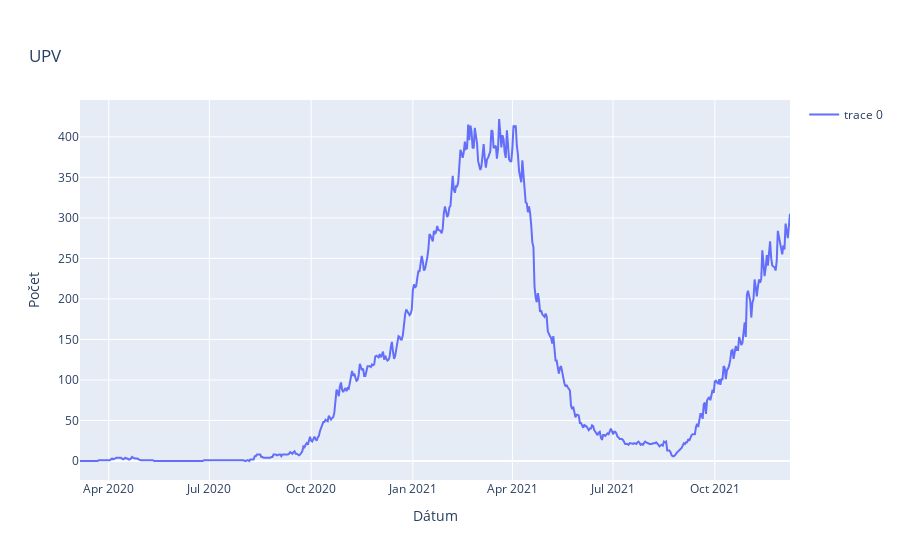

The code cell stored with this chart in its notebook:
### Code cell
dates = [datetime.strptime(d,"%Y-%m-%d").date() for d in df['Date']]
upv = np.array(df["Sum"])

fig = go.Figure([
    go.Scatter(x=df['Date'], y=df['Sum'])
])

fig.update_layout(
   title = {
      'text': 'UPV',
      'xanchor': 'center',
      'yanchor': 'top'
   },
   xaxis_title = 'Dátum',
   yaxis_title = 'Počet',
   showlegend = True)

fig.show()

### Figure 1 — Plotly figure (JSON) as saved in the notebook; plotly's stock layout.template omitted (floating-point values rounded to 4 significant figures; data arrays with more than 128 entries replaced by an {"elided": "..."} marker saying what was removed)
{"data": [{"type": "scatter", "x": {"elided": "643 str values"}, "y": {"elided": "643 int values"}}], "layout": {"autosize": true, "showlegend": true, "title": {"text": "UPV", "xanchor": "center", "yanchor": "top"}, "xaxis": {"autorange": true, "range": ["2020-03-06", "2021-12-08"], "title": {"text": "Dátum"}, "type": "date"}, "yaxis": {"autorange": true, "range": [-23.44, 445.4], "title": {"text": "Počet"}, "type": "linear"}}}
